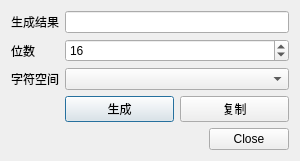
<?xml version="1.0" encoding="UTF-8"?>
<ui version="4.0">
 <class>PasswordGeneratorDialog</class>
 <widget class="QDialog" name="PasswordGeneratorDialog">
  <property name="geometry">
   <rect>
    <x>0</x>
    <y>0</y>
    <width>300</width>
    <height>153</height>
   </rect>
  </property>
  <property name="windowTitle">
   <string>随机密码生成器</string>
  </property>
  <layout class="QFormLayout" name="formLayout">
   <item row="0" column="0">
    <widget class="QLabel" name="labelResult">
     <property name="text">
      <string>生成结果</string>
     </property>
    </widget>
   </item>
   <item row="0" column="1">
    <widget class="QLineEdit" name="editResult">
     <property name="readOnly">
      <bool>true</bool>
     </property>
    </widget>
   </item>
   <item row="1" column="0">
    <widget class="QLabel" name="labelLength">
     <property name="text">
      <string>位数</string>
     </property>
    </widget>
   </item>
   <item row="1" column="1">
    <widget class="QSpinBox" name="spinLength">
     <property name="minimum">
      <number>6</number>
     </property>
     <property name="maximum">
      <number>64</number>
     </property>
     <property name="value">
      <number>16</number>
     </property>
    </widget>
   </item>
   <item row="2" column="0">
    <widget class="QLabel" name="labelCharSpace">
     <property name="text">
      <string>字符空间</string>
     </property>
    </widget>
   </item>
   <item row="2" column="1">
    <widget class="QComboBox" name="comboCharSpace"/>
   </item>
   <item row="3" column="1">
    <layout class="QHBoxLayout" name="buttonLayout">
     <item>
      <widget class="QPushButton" name="btnGenerate">
       <property name="text">
        <string>生成</string>
       </property>
      </widget>
     </item>
     <item>
      <widget class="QPushButton" name="btnCopy">
       <property name="text">
        <string>复制</string>
       </property>
      </widget>
     </item>
    </layout>
   </item>
   <item row="4" column="0" colspan="2">
    <widget class="QDialogButtonBox" name="buttonBox">
     <property name="orientation">
      <enum>Qt::Orientation::Horizontal</enum>
     </property>
     <property name="standardButtons">
      <set>QDialogButtonBox::StandardButton::Close</set>
     </property>
    </widget>
   </item>
  </layout>
 </widget>
 <resources/>
 <connections>
  <connection>
   <sender>buttonBox</sender>
   <signal>rejected()</signal>
   <receiver>PasswordGeneratorDialog</receiver>
   <slot>reject()</slot>
   <hints>
    <hint type="sourcelabel">
     <x>20</x>
     <y>20</y>
    </hint>
    <hint type="destinationlabel">
     <x>20</x>
     <y>20</y>
    </hint>
   </hints>
  </connection>
 </connections>
</ui>
